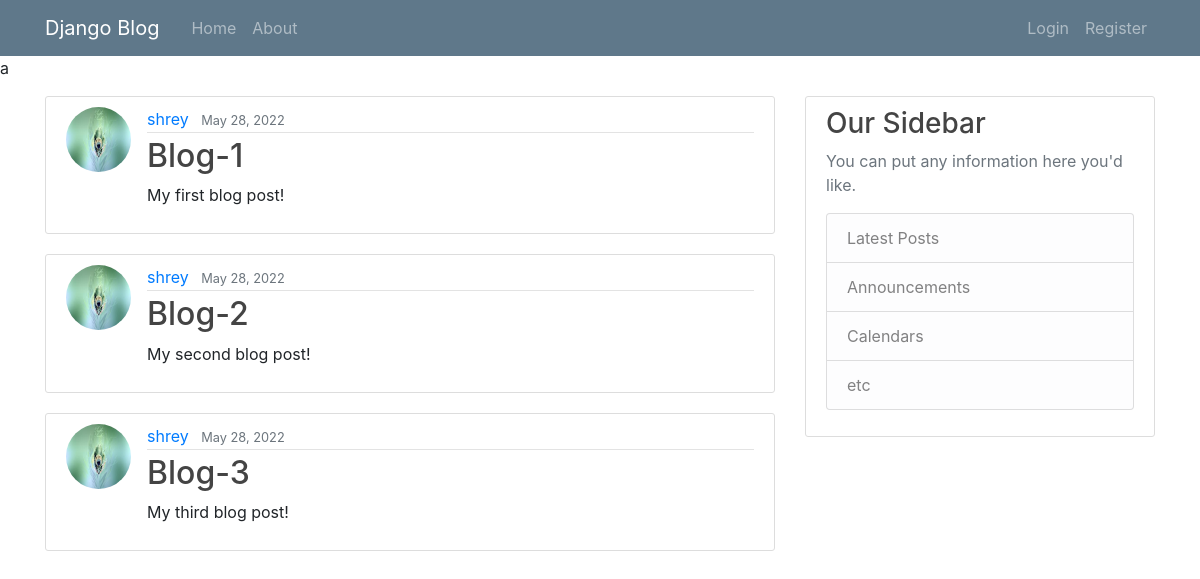
The page / on the database its author committed.
### blog/models.py (models this page shows, shortened)
class Post(models.Model):
    title = models.CharField(max_length=100)
    content = models.TextField()
    date_posted = models.DateTimeField(default=timezone.now)
    author = models.ForeignKey(User, on_delete=models.CASCADE) # delete the post if user is deleted

### users/models.py (models this page shows, shortened)
class Profile(models.Model):
    user = models.OneToOneField(User, on_delete=models.CASCADE)
    image = models.ImageField(default='default.jpg', upload_to='profile_pics')

### blog/views.py (the view)
# urls.py: path('', views.home, name='blog-home'),
def home(request):
    context = {
        'posts': Post.objects.all(),
        'title': 'Home',
    }
    return render(request, 'blog/home.html', context)

### blog/templates/blog/home.html
{% extends "blog/base.html" %}
{% block content %}
    {% for post in posts %}
    <article class="media content-section">
        <img class="rounded-circle article-img" src={{post.author.profile.image.url}} alt="Author's Profile Picture">
        <div class="media-body">
          <div class="article-metadata">
            <a class="mr-2" href="#">{{ post.author }}</a>
            <small class="text-muted">{{ post.date_posted | date:"F d, Y" }}</small>
          </div>
          <h2><a class="article-title" href="#">{{ post.title }}</a></h2>
          <p class="article-content">{{ post.content }}</p>
        </div>
      </article>
    {% endfor %}
{% endblock content%}

### blog/templates/blog/base.html (shortened to what this page needs)
{% load static %}
<!DOCTYPE html>
<html lang="en">
<head>
    <link rel="stylesheet" href="{% static 'blog/main.css' %}">
    <link rel="stylesheet" href="https://cdn.jsdelivr.net/npm/bootstrap@4.3.1/dist/css/bootstrap.min.css"
>
</head>
<body>
    <header class="site-header">
        <nav class="navbar navbar-expand-md navbar-dark bg-steel fixed-top">
            <div class="container">
                <a class="navbar-brand mr-4" href="{% url 'blog-home' %}">Django Blog</a>
                <div class="collapse navbar-collapse" id="navbarToggle">
                    <div class="navbar-nav mr-auto">
                        <a class="nav-item nav-link" href="{% url 'blog-home' %}">Home</a>
                        <a class="nav-item nav-link" href="{% url 'blog-about' %}">About</a>
                    </div>
                    <div class="navbar-nav">
                        {% if user.is_authenticated %}
                            <a class="nav-item nav-link" href="{% url 'profile' %}">Profile</a>
                            <a class="nav-item nav-link" href="{% url 'logout' %}">Logout</a>
                        {% else %}
                            <a class="nav-item nav-link" href="{% url 'login' %}">Login</a>
                            <a class="nav-item nav-link" href="{% url 'register' %}">Register</a>
                        {% endif %}
                    </div>
                </div>
            </div>
        </nav>
    </header>
    <h1>h</h1>
    <p>a</p>
    <main role="main" class="container">
        <div class="row">
            <div class="col-md-8">
                {% block content %}{% endblock %}
            </div>
            <div class="col-md-4">
                <div class="content-section">
                    <h3>Our Sidebar</h3>
                    <p class='text-muted'>You can put any information here you'd like.
                    <ul class="list-group">
                        <li class="list-group-item list-group-item-light">Latest Posts</li>
                        <li class="list-group-item list-group-item-light">Announcements</li>
                        <li class="list-group-item list-group-item-light">Calendars</li>
                        <li class="list-group-item list-group-item-light">etc</li>
                    </ul>
                    </p>
                </div>
            </div>
        </div>
    </main>
</body>
</html>

### blog/static/blog/main.css (style rules this page uses)
body { background: #fafafa; color: #333333; margin-top: 5rem; }
h1, h2, h3, h4, h5, h6 { color: #444444; }
ul { margin: 0; }
.bg-steel { background-color: #5f788a; }
.site-header .navbar-nav .nav-link { color: #cbd5db; }
.content-section { background: #ffffff; padding: 10px 20px; border: 1px solid #dddddd; border-radius: 3px; margin-bottom: 20px; }
.article-title { color: #444444; }
.article-content { white-space: pre-line; }
.article-img { height: 65px; width: 65px; margin-right: 16px; }
.article-metadata { padding-bottom: 1px; margin-bottom: 4px; border-bottom: 1px solid #e3e3e3 }

### rows shown on the page
Post: author.profile.image (picture), author "shrey", date_posted "May 28, 2022", title "Blog-1", content "My first blog post!"
Post: author.profile.image (picture), author "shrey", date_posted "May 28, 2022", title "Blog-2", content "My second blog post!"
Post: author.profile.image (picture), author "shrey", date_posted "May 28, 2022", title "Blog-3", content "My third blog post!"
